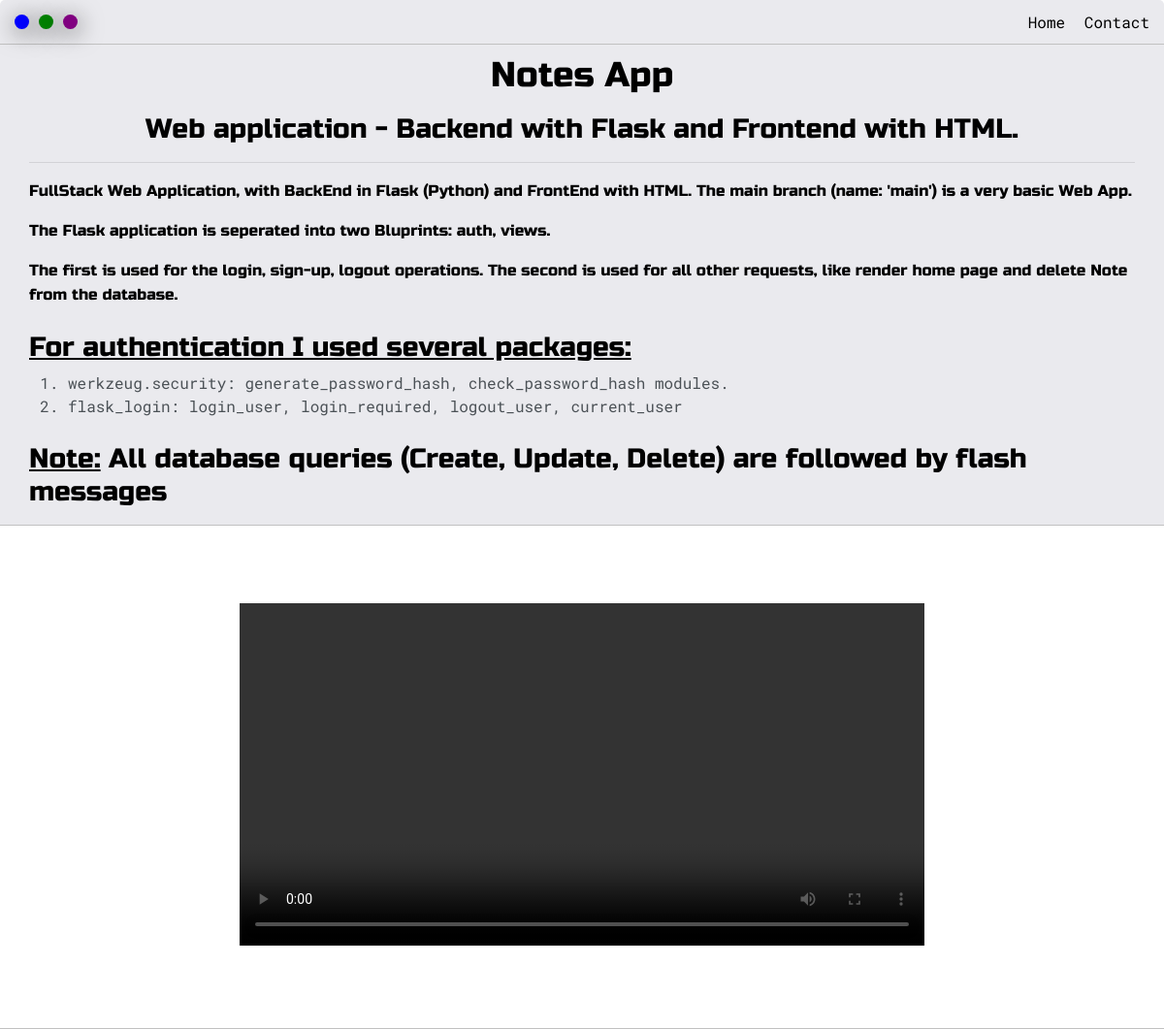
/post/notes-app, run on the app's committed database.
### base_app/models.py (models this page shows, shortened)
class Post(models.Model):
    headline = models.CharField(max_length=80)
    sub_headline = models.CharField(max_length=200, null=True)
    repo_link = models.CharField(max_length=150, null=True, default="#")
    thumbnail = models.ImageField(
        null=True, blank=True, upload_to="images", default="placeholder.png"
    )
    video = models.FileField(null=True, blank=True, upload_to="videos")
    body = RichTextUploadingField(null=True, blank=True)
    date_created = models.DateTimeField(auto_now_add=True)
    is_active = models.BooleanField(default=False)
    featured = models.BooleanField(default=False)
    tags = models.ManyToManyField(Tag, null=True)
    slug = models.SlugField(null=True, blank=True)

### base_app/views.py (the view)
# urls.py: path('post/<slug:slug>', views.post, name='post'),
def post(request, slug):
    post = Post.objects.get(slug=slug)
    context = {'post': post}
    return render(request, 'post.html', context=context)

### base_app/templates/post.html (shortened to what this page needs)
{% extends 'base_layout.html' %}
{% load static %}
{% block content %}
    <section class="s1">
        <div class="main-container">
            <h2 align="center">{{ post.headline }}</h2>
            <h3 align="center">{{ post.sub_headline }}</h3>
            <hr>
            <p>{{ post.body|safe }}</p>
        </div>
    </section>
    <section class="s2">
        <div class="main-container">
            <div class="container" align="center">
                <div class="row">
                    <div class="col">
                        <div class="video-section">
                            {% if post.video %}
                                <video width="80%" controls id="myVideo">
                                    <source src="{{ post.video.url }}" type="video/mp4">
                                </video>
                            {% else %}
                                <h4 align="center">No video overview found</h4>
                            {% endif %}
                        </div>
                    </div>
                </div>
            </div>
        </div>
    </section>
{% endblock %}

### static/css/default.css (style rules this page uses)
:root { --mainColor: #eaeaee; --secondaryColor: #fff; --borderColor: #c1c1c1; --mainText: black; --secondaryText: #4b5156; --themeDotBorder: #24292e; --previewBg: rgb(222, 240, 243, 0.8); --previewShadow: #f0ead6; --buttonColor: black; --skillsArea: #1a8dff; }
html, body { padding: 0; margin: 0; }
body * { transition: 0.3s; }
h1, h2, h3, h4, h5, h6, strong { color: var(--mainText); font-family: 'Russo One', sans-serif; font-weight: 500; padding-top: 10px; }
p, a, li, span, label, input, textarea { color: var(--secondaryText); font-family: 'Roboto Mono', monospace; }
h2 { font-size: 36px; }
h3 { font-size: 28px; }
.s1 { background-color: var(--mainColor); border-bottom: 1px solid var(--borderColor); overflow: auto; }
.s2 { background-color: var(--secondaryColor); border-bottom: 1px solid var(--borderColor); overflow: auto; }
.main-container { width: 1200px; margin: 0 auto; }
@media screen and (max-width: 1200px) { .main-container { width: 95%; } }
.container { width: 80%; margin: 80px auto; }
.row { display: flex; align-items: center; flex-wrap: wrap; }
.col { flex-basis: 100%; min-width: 250px; }

### data on the page
Post: headline "Notes App", sub_headline "Web application - Backend with Flask and Frontend with HTML.", body "FullStack Web Application, with BackEnd in Flask (Python) and FrontEnd with HTML. The main branch (name: 'main') is a very basic Web App. The Flask application is seperated into two Bluprints: auth, views. The first is used for the login, sign-up, logout operations. The second is used for all other requests, like render home page and delete Note from the database. For authentication I used several packages: werkzeug.security: generate_password_hash, check_password_hash modules. flask_login: login_user, login_required, logout_user, current_user Note: All database queries (Create, Update, Delete) are followed by flash messages"
